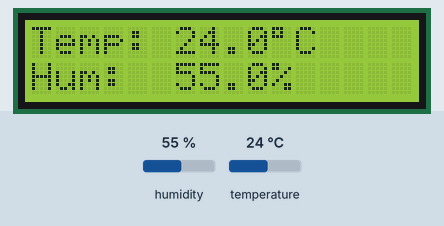
This sketch was run on a simulated Arduino Uno, built with avr-gcc and run on an emulated ATmega328P. Parts: 16×2 character LCD. Inputs (shaded band) come from the test bench; at power-on: humidity 55 %, temperature 24 °C. What the sketch prints to the serial monitor is not drawn.

Above: at 2.6 s.
2.7 s: humidity set to 22 %
At 7.1 s:
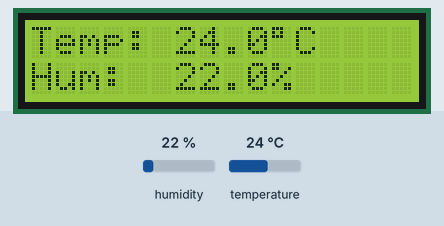
7.7 s: temperature set to 12 °C
At 11.3 s:
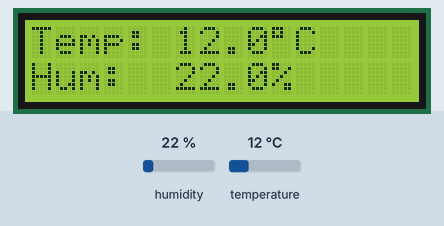
12.7 s: humidity set to 40 %
At 14.4 s:
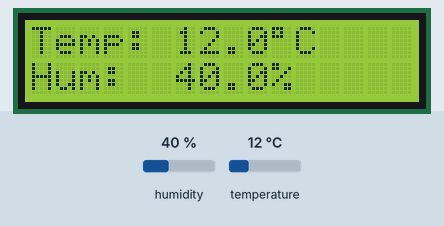
17.7 s: temperature set to 19 °C
At 18.6 s:
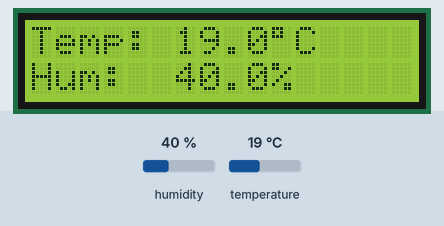
Timing chart, 0 to 20.7 s (numbered marks = the images above; inputs shaded):
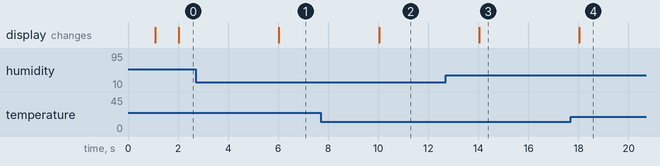

The sketch:

project1sketch.ino
```cpp
#include <DHT.h>
#include <Wire.h>
#include <LiquidCrystal_I2C.h>

#define DHTPIN 4
#define DHTTYPE DHT22

DHT dht(DHTPIN, DHTTYPE);
LiquidCrystal_I2C lcd(0x27, 16, 2);

unsigned long previousMillis = 0;
const long interval = 2000; // DHT22 minimum safe sampling interval

void setup() {
  Serial.begin(115200);
  dht.begin();

  lcd.init();
  lcd.backlight();
  lcd.setCursor(0, 0);
  lcd.print("Env Monitor Init");
  delay(1000); // one-time startup delay is fine, not in loop()
  lcd.clear();
}

void loop() {
  unsigned long currentMillis = millis();

  if (currentMillis - previousMillis >= interval) {
    previousMillis = currentMillis;

    float humidity = dht.readHumidity();
    float temperature = dht.readTemperature();

    if (isnan(humidity) || isnan(temperature)) {
      Serial.println("Failed to read from DHT sensor!");
      lcd.setCursor(0, 0);
      lcd.print("Sensor Error    ");
      return;
    }

    char tempStr[8];
    char humStr[8];
    dtostrf(temperature, 4, 1, tempStr);
    dtostrf(humidity, 4, 1, humStr);

    Serial.print("Temperature: ");
    Serial.print(tempStr);
    Serial.print(" C  Humidity: ");
    Serial.print(humStr);
    Serial.println(" %");

    lcd.setCursor(0, 0);
    lcd.print("Temp: ");
    lcd.print(tempStr);
    lcd.print((char)223); // degree symbol
    lcd.print("C  ");

    lcd.setCursor(0, 1);
    lcd.print("Hum:  ");
    lcd.print(humStr);
    lcd.print("%   ");
  }

  // rest of loop stays unblocked here for other tasks
}
```

Measured:
- after the input at 2.7 s, the display: changes after 3.3 s (image 1)
- after the input at 7.7 s, the display: changes after 2.3 s (image 2)
- after the input at 12.7 s, the display: changes after 1.3 s (image 3)
- after the input at 17.7 s, the display: changes after 0.33 s (image 4)
